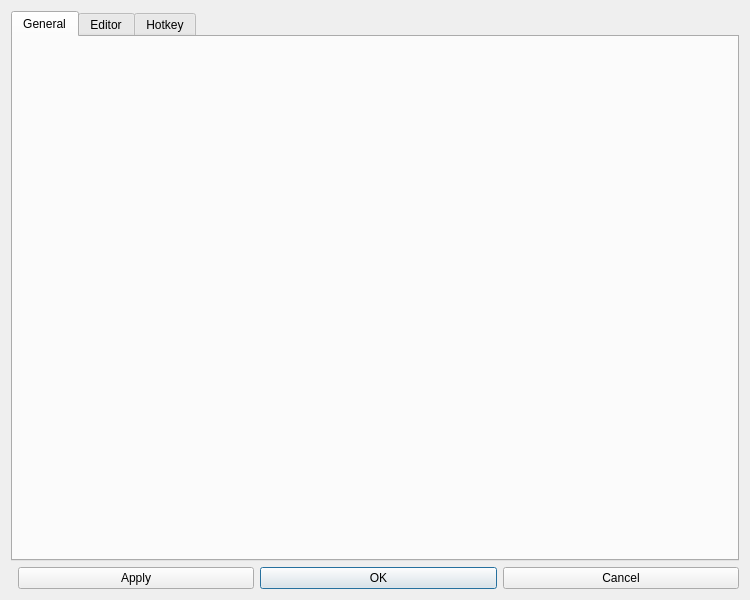
<?xml version="1.0" encoding="UTF-8"?>
<ui version="4.0">
 <class>SettingsDialog</class>
 <widget class="QDialog" name="SettingsDialog">
  <property name="geometry">
   <rect>
    <x>0</x>
    <y>0</y>
    <width>750</width>
    <height>600</height>
   </rect>
  </property>
  <property name="windowTitle">
   <string>Settings</string>
  </property>
  <layout class="QVBoxLayout" name="verticalLayout">
   <property name="spacing">
    <number>6</number>
   </property>

   <!-- Tab widget -->
   <item>
    <widget class="QTabWidget" name="tabWidget">
     <property name="currentIndex">
      <number>0</number>
     </property>
     <!-- Tab 0: General -->
     <widget class="QWidget" name="tabGeneral">
      <attribute name="title">
       <string>General</string>
      </attribute>
     </widget>
     <!-- Tab 1: Editor -->
     <widget class="QWidget" name="tabEditor">
      <attribute name="title">
       <string>Editor</string>
      </attribute>
     </widget>
     <!-- Tab 2: Hotkey -->
     <widget class="QWidget" name="tabHotkey">
      <attribute name="title">
       <string>Hotkey</string>
      </attribute>
     </widget>
    </widget>
   </item>

   <!-- Bottom buttons -->
   <item>
    <layout class="QHBoxLayout" name="buttonLayout">
     <item>
      <spacer name="buttonSpacer">
       <property name="orientation">
        <enum>Qt::Horizontal</enum>
       </property>
       <property name="hintType">
        <enum>QSpacerItem::Expanding</enum>
       </property>
      </spacer>
     </item>
     <item>
      <widget class="QPushButton" name="btnApply">
       <property name="text">
        <string>Apply</string>
       </property>
      </widget>
     </item>
     <item>
      <widget class="QPushButton" name="btnOk">
       <property name="text">
        <string>OK</string>
       </property>
       <property name="default">
        <bool>true</bool>
       </property>
      </widget>
     </item>
     <item>
      <widget class="QPushButton" name="btnCancel">
       <property name="text">
        <string>Cancel</string>
       </property>
      </widget>
     </item>
    </layout>
   </item>
  </layout>
 </widget>
 <resources/>
 <connections/>
</ui>
